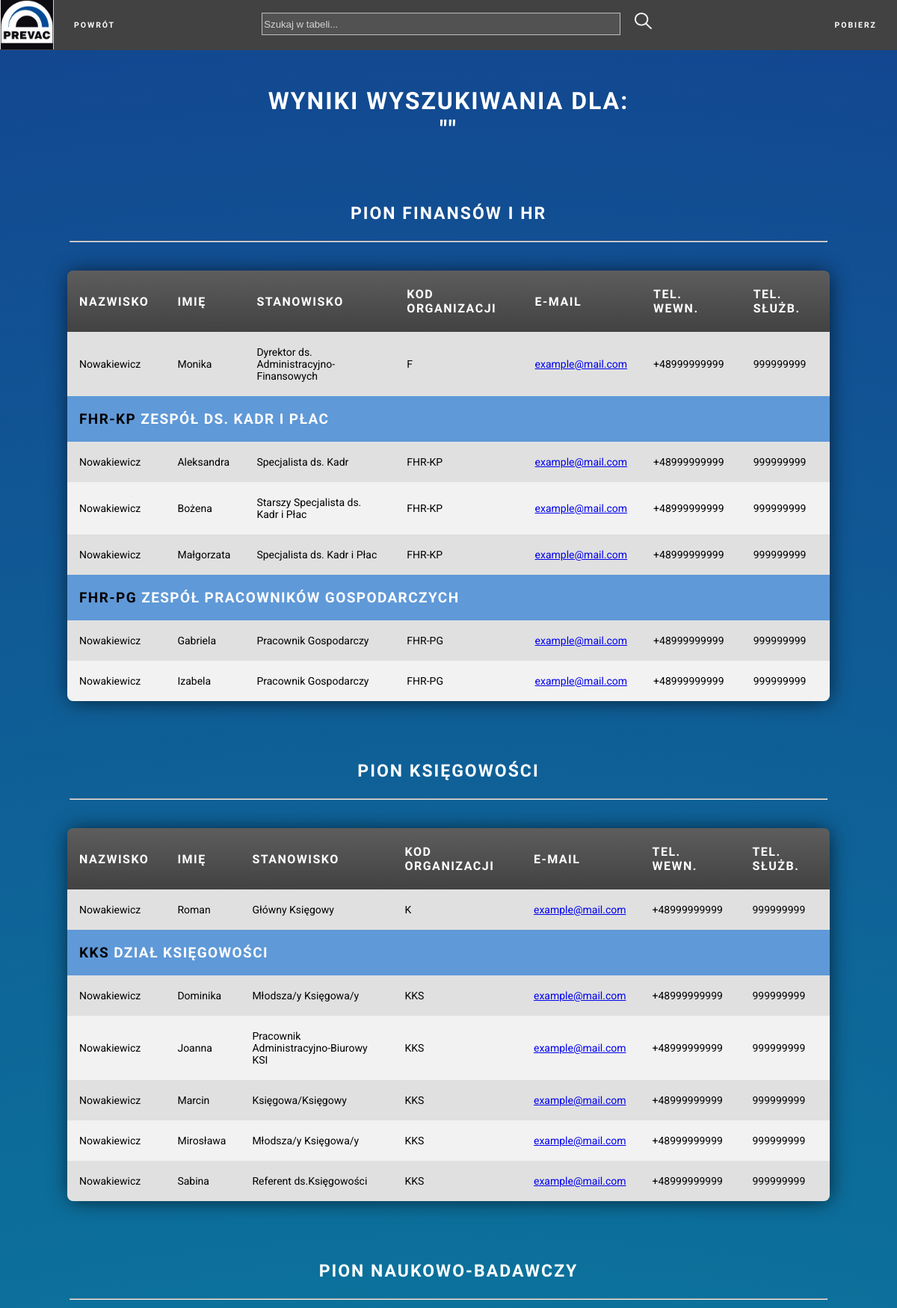
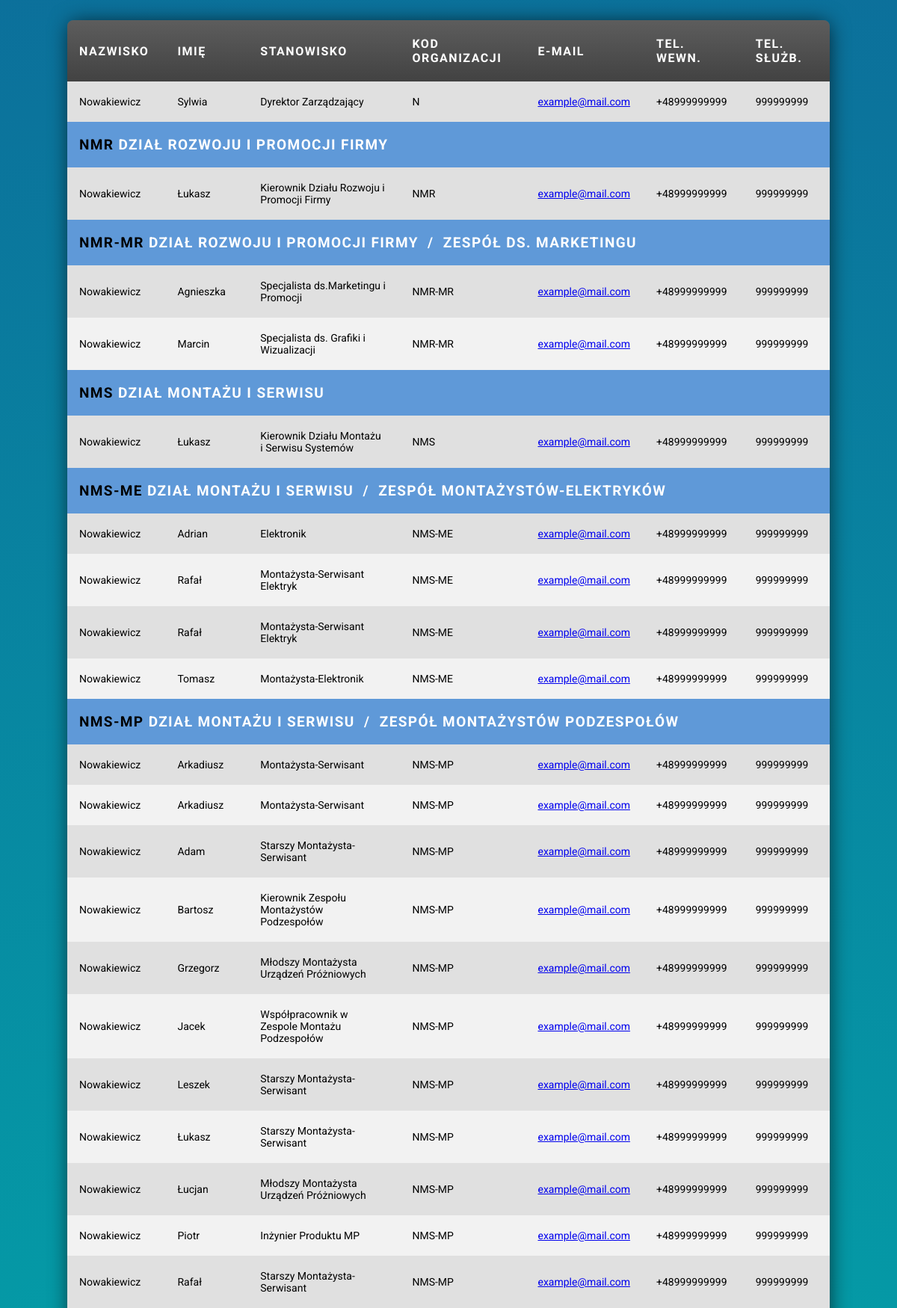
The page /search_result.php (upper part) on the database its author committed (2 pictures, top to bottom).
### tables this page shows
CREATE TABLE `kontakty` (
  `Id firmy` varchar(8) DEFAULT NULL,
  `Nazwa firmy` varchar(17) DEFAULT NULL,
  `Id osoby` varchar(14) DEFAULT NULL,
  `Nr pracownika` varchar(13) DEFAULT NULL,
  `Używane wewn.` varchar(24) DEFAULT NULL,
  `Imię` varchar(10) DEFAULT NULL,
  `Nazwisko` varchar(18) DEFAULT NULL,
  `ID zawodu` varchar(9) DEFAULT NULL,
  `Zawód wykon.` varchar(60) DEFAULT NULL,
  `Stanowisko` varchar(10) DEFAULT NULL,
  `Nazwa stanowiska` varchar(53) DEFAULT NULL,
  `Kod organizacji` varchar(15) DEFAULT NULL,
  `Nazwa org.` varchar(40) DEFAULT NULL,
  `Miejsce pracy` varchar(13) DEFAULT NULL,
  `Opis lokalizacji roboczej` varchar(25) DEFAULT NULL,
  `Kategoria m-ca pracy` varchar(20) DEFAULT NULL,
  `Opis miejsca pracy` varchar(18) DEFAULT NULL,
  `ID przełożonego` varchar(16) DEFAULT NULL,
  `Przełożony` varchar(30) DEFAULT NULL,
  `Work  Phone` varchar(16) DEFAULT NULL,
  `Dom. komórkowy` varchar(14) DEFAULT NULL,
  `Dom. e-mail` varchar(24) DEFAULT NULL
);

### search_result.php (the view, shortened to what this page needs)
<!DOCTYPE html>
<html lang="pl" dir="ltr">
  <head>
    <link rel="stylesheet" href="css/style.css">
  </head>
  <body>
    <nav>
      <a href="https://www.prevac.pl/"><img id="prevac-logo" src="images/logo.jpg" alt="Logo PREVAC"></a>
      <a href="index.php"><button class="dropbtn" style="margin-right:6vw;">Powrót</button></a>
      <form action="search_result.php" method="post">
        <div class="search-input">
          <input type="search" name="s" placeholder="Szukaj w tabeli..." required>
        </div>
        <button type="submit" title="Wyszukaj" name="submit" border="0"><img id="search-ic" src="images/search-icon.png" alt="Przycisk wyszukiwania"></button>
      </form>
      <div class="dropdown-pobierz">
        <button class="dropbtn">Pobierz</button>
      </div>
    </nav>
    <br><br>
    <p style="font-size:32px;">Wyniki wyszukiwania dla:<br> "<?php echo $_POST["s"]; ?>"</p>
        <?php
          $tablica_pionów = [];
          $wyszukiwana_fraza = $_POST["s"];
          $sql = "SELECT `Kod organizacji`, `Nazwa org.` FROM kontakty
                  WHERE    (`Nazwisko` LIKE '%".$wyszukiwana_fraza."%')
                        OR (`Imię` COLLATE utf8_polish_ci LIKE '%".$wyszukiwana_fraza."%')
                        OR (`Nazwa stanowiska` COLLATE utf8_polish_ci LIKE '%".$wyszukiwana_fraza."%')
                        OR (`Nr pracownika` COLLATE utf8_polish_ci LIKE '%".$wyszukiwana_fraza."%')
                        OR (`Stanowisko` COLLATE utf8_polish_ci LIKE '%".$wyszukiwana_fraza."%')
                        OR (`Kod organizacji` COLLATE utf8_polish_ci LIKE '%".$wyszukiwana_fraza."%')
                        OR (`Nazwa org.` COLLATE utf8_polish_ci LIKE '%".$wyszukiwana_fraza."%')
                        OR (`Używane wewn.` COLLATE utf8_polish_ci LIKE '%".$wyszukiwana_fraza."%')
                        OR (`Dom. e-mail` COLLATE utf8_polish_ci LIKE '%".$wyszukiwana_fraza."%')
                        OR (`Work  Phone` COLLATE utf8_polish_ci LIKE '%".$wyszukiwana_fraza."%')
                        OR (`Dom. Komórkowy` COLLATE utf8_polish_ci LIKE '%".$wyszukiwana_fraza."%')
                  GROUP BY `Kod organizacji` ORDER BY `Kod organizacji` ASC";
          include "db_credentials.php";
          if ($wynik_sql = $mysqli -> query($sql))
          {
            $liczba_wierszy_wyniku_sql=$wynik_sql-> num_rows;
            for($i = 0; $i < $liczba_wierszy_wyniku_sql; $i++)
            {
              $wiersz = mysqli_fetch_array($wynik_sql);
              $kod_organizacji = $wiersz['Kod organizacji'];
              $zespol = $wiersz['Nazwa org.'];
              utworzTabele($kod_organizacji, $zespol);
            }
          }
          $tablica_pionów = [];
          function utworzTabele($kod_organizacji, $zespol)
          {
            global $tablica_pionów;
            global $wyszukiwana_fraza;
            $kod_pionu = substr($kod_organizacji,0,1);
            include "db_credentials.php";
            if(strlen($kod_organizacji) == 1 && !in_array($kod_pionu,$tablica_pionów))
            {
              $sql = "SELECT * FROM kontakty WHERE `Kod organizacji` = '" . $kod_organizacji . "' GROUP BY `Kod organizacji`";
              $wynik_sql = $mysqli-> query($sql);
              while($wiersz = $wynik_sql-> fetch_assoc())
              {
                  $pion = $wiersz['Nazwa org.'];
                  echo "</tbody></table>";
                  echo("<p>".$pion."</p>");
                  echo "<hr>";
                  include "table_header.php";
              }
            }
            else
            {
              if(strlen($kod_organizacji) == 3)
              {
                $sql = "SELECT * FROM kontakty WHERE `Kod organizacji` = '" . $kod_organizacji . "' GROUP BY `Kod organizacji`";
                $wynik_sql = $mysqli-> query($sql);
                while($wiersz = $wynik_sql-> fetch_assoc())
                {
                  $dzial = $wiersz['Nazwa org.'];
                  echo "<tr>";
                  echo("<td colspan='7' class='dzial-i-zespol-header'><div id='kodOrg'>" . $kod_organizacji . "</div> " . $dzial . "</td>");
                  echo "</tr>";
                }
              }
              else
              {
                $kod_dzialu = substr($kod_organizacji,0,3);
                $sql = "SELECT * FROM kontakty WHERE `Kod organizacji` = '".$kod_dzialu."' GROUP BY `Kod organizacji`";
                $wynik_sql = $mysqli-> query($sql);
                if($wynik_sql->num_rows == 0)
                {
                  echo "<tr>";
                  echo("<td colspan='7' class='dzial-i-zespol-header'><div id='kodOrg'>". $kod_organizacji ."</div> ". $zespol ."  "."</td>");
                  echo("</tr>");
                }
                else
                {
                  while($wiersz = $wynik_sql-> fetch_assoc())
                  {
                    $dzial = $wiersz['Nazwa org.'];
                    echo "<tr>";
                    echo("<td colspan='7' class='dzial-i-zespol-header'><div id='kodOrg'>". $kod_organizacji ."</div> ". $dzial ."&nbsp  / &nbsp". $zespol ."</td>");
                    echo("</tr>");
                  }
                }
              }
            }
            $sql = "SELECT *
                    FROM kontakty
                    WHERE
                            `Kod organizacji` = '".$kod_organizacji."'
                        AND ((`Nazwisko` LIKE '%".$wyszukiwana_fraza."%')
                        OR (`Imię` LIKE '%".$wyszukiwana_fraza."%')
                        OR (`Używane wewn.` LIKE '%".$wyszukiwana_fraza."%')
                        OR (`Nr pracownika` LIKE '%".$wyszukiwana_fraza."%')
                        OR (`Nazwa stanowiska` LIKE '%".$wyszukiwana_fraza."%')
                        OR (`Stanowisko` LIKE '%".$wyszukiwana_fraza."%')
                        OR (`Nazwa org.` LIKE '%".$wyszukiwana_fraza."%')
                        OR (`Kod organizacji` LIKE '%".$wyszukiwana_fraza."%')
                        OR (`Dom. e-mail` LIKE '%".$wyszukiwana_fraza."%')
                        OR (`Work  Phone` LIKE '%".$wyszukiwana_fraza."%')
                        OR (`Dom. komórkowy` LIKE '%".$wyszukiwana_fraza."%'))
                    ORDER BY `Nazwisko` ASC";
            $wynik_sql = $mysqli-> query($sql);
            $licznik = 0;
            if(!empty($wynik_sql))
            {
              if($wynik_sql-> num_rows > 0)
              {
                while($wiersz = $wynik_sql-> fetch_assoc())
                {
                  if(($licznik%2)==0)
                  {
                    echo("<tr class='light'><td>" .
                      $wiersz["Nazwisko"] ."</td><td>".
                      $wiersz["Imię"] . "</td><td>" .
                      $wiersz["Nazwa stanowiska"] . "</td><td>" .
                      $wiersz["Kod organizacji"] . "</td><td><a class='.no-link-highlight' href='mailto:".
                      $wiersz["Dom. e-mail"]."'>".$wiersz["Dom. e-mail"]."</a>" . "</td><td>" .
                      $wiersz["Work  Phone"] . "</td><td>" .
                      $wiersz["Dom. komórkowy"] . "</td></tr>");
                    $licznik++;
                  }
                  else
                  {
                    echo("<tr class='dark'><td>" .
                      $wiersz["Nazwisko"] ."</td><td>".
                      $wiersz["Imię"] . "</td><td>" .
                      $wiersz["Nazwa stanowiska"] . "</td><td>" .
                      $wiersz["Kod organizacji"] . "</td><td><a class='.no-link-highlight' href='mailto:".
                      $wiersz["Dom. e-mail"]."'>".$wiersz["Dom. e-mail"]."</a>" . "</td><td>" .
                      $wiersz["Work  Phone"] . "</td><td>" .
                      $wiersz["Dom. komórkowy"] . "</td></tr>");
                    $licznik++;
                  }
                }
              }
            }
          }
        ?>
  </body>
</html>

### table_header.php
<table class='rounded-table' cellspacing='0' style='clear:both;'>
      <thead>
        <tr>
          <th>Nazwisko</th>
          <th>Imię</th>
          <th>Stanowisko</th>
          <th>Kod Organizacji</th>
          <th>E-mail</th>
          <th>Tel. wewn.</th>
          <th>Tel. służb.</th>
        </tr>
      </thead>
      <tbody>

### css/style.css (style rules this page uses)
html, body { margin: 0; background: radial-gradient(circle, rgba(0,181,173,1) 0%, rgba(19,70,144,1) 100%); background-attachment: fixed; }
nav { width:100%; background-color: #424242; height:5.585vw; float: left; top:0vw; }
#prevac-logo { float: left; width: 6vw; height: 5.5vw; }
button { padding: 0.625vw; border: none; background: none; float:right; }
.dropbtn { transition: 0.25s; font-family: 'Work Sans', sans-serif; font-size: 0.875vw; font-weight: bold; letter-spacing: 0.162vw; text-transform: uppercase; background-color: #424242; color: white; padding: 2.26vw; border: none; float:left; }
.dropdown-pobierz { position: relative; float:right; }
form { float:left; min-width:44.1vw; min-height:4vw; margin-top:0.75vw; margin-left:8.1vw; overflow:hidden; }
.search-input input { font-size:1.25vw; background-color:#525252; border: 1.5px solid #bfbfbf; color:white; margin-top: 0.625vw; width:40vw; height:2.5vw; float:left; }
::placeholder { color: #d4d4d4; opacity: 1; }
input, input::-webkit-input-placeholder { font-size: 1.1vw; line-height: 3; }
#search-ic { width:1.875vw; height:1.875vw; float:left; }
.rounded-table { margin-left: auto; margin-right: auto; border-spacing: 0; border-radius: 8px 8px 8px 8px; width: 85%; overflow: hidden; box-shadow: 1px 1px 28px -3px rgba(0,0,0,0.75); -webkit-box-shadow: 1px 1px 28px -3px rgba(0,0,0,0.75); -moz-box-shadow: 1px 1px 28px -3px rgba(0,0,0,0.75); }
#kodOrg { color:black; display:inline; }
.dzial-i-zespol-header { color:white; text-transform: uppercase; font-style: 'Work sans'; font-weight: bold; letter-spacing: 1.4px; border:none; font-size: 19px; background-color:rgb(95, 153, 216); }
thead { height: 30px; background: rgb(66,66,66); background: linear-gradient(0deg, rgba(66,66,66,1) 0%, rgba(93,93,93,1) 100%); border-top-left-radius: 5px; font-family: 'Work Sans', sans-serif; font-size: 16px; color: white; text-align: left; text-transform: uppercase; letter-spacing: 1.5px; border-collapse: collapse; margin:0; }
th { padding:22px; padding-left:16px; }
tbody { font-family: 'Roboto', sans-serif; font-size:14px; }
td { padding:19px; padding-left:16px; }
tr { transition: 0.15s; }
.light { background-color: #e0e0e0; }
.dark { background-color:#f2f2f2; }
p { margin-top:80px; text-align: center; font-family: 'Work Sans', sans-serif; font-size: 23px; font-weight: bold; color: white; letter-spacing: 2px; text-transform: uppercase; }
hr { width:84.3%; margin-bottom:38px; }

### rows shown on the page
kontakty: Nazwisko "Nowakiewicz", Imię "Monika", Nazwa stanowiska "Dyrektor ds. Administracyjno-Finansowych", Kod organizacji "F", value "example@mail.com", Work  Phone "+48999999999", value "999999999"
kontakty: Nazwisko "Nowakiewicz", Imię "Aleksandra", Nazwa stanowiska "Specjalista ds. Kadr", Kod organizacji "FHR-KP", value "example@mail.com", Work  Phone "+48999999999", value "999999999"
kontakty: Nazwisko "Nowakiewicz", Imię "Bożena", Nazwa stanowiska "Starszy Specjalista ds. Kadr i Płac", Kod organizacji "FHR-KP", value "example@mail.com", Work  Phone "+48999999999", value "999999999"
kontakty: Nazwisko "Nowakiewicz", Imię "Małgorzata", Nazwa stanowiska "Specjalista ds. Kadr i Płac", Kod organizacji "FHR-KP", value "example@mail.com", Work  Phone "+48999999999", value "999999999"
kontakty: Nazwisko "Nowakiewicz", Imię "Gabriela", Nazwa stanowiska "Pracownik Gospodarczy", Kod organizacji "FHR-PG", value "example@mail.com", Work  Phone "+48999999999", value "999999999"
kontakty: Nazwisko "Nowakiewicz", Imię "Izabela", Nazwa stanowiska "Pracownik Gospodarczy", Kod organizacji "FHR-PG", value "example@mail.com", Work  Phone "+48999999999", value "999999999"
kontakty: Nazwisko "Nowakiewicz", Imię "Roman", Nazwa stanowiska "Główny Księgowy", Kod organizacji "K", value "example@mail.com", Work  Phone "+48999999999", value "999999999"
kontakty: Nazwisko "Nowakiewicz", Imię "Dominika", Nazwa stanowiska "Młodsza/y Księgowa/y", Kod organizacji "KKS", value "example@mail.com", Work  Phone "+48999999999", value "999999999"
kontakty: Nazwisko "Nowakiewicz", Imię "Joanna", Nazwa stanowiska "Pracownik Administracyjno-Biurowy KSI", Kod organizacji "KKS", value "example@mail.com", Work  Phone "+48999999999", value "999999999"
kontakty: Nazwisko "Nowakiewicz", Imię "Marcin", Nazwa stanowiska "Księgowa/Księgowy", Kod organizacji "KKS", value "example@mail.com", Work  Phone "+48999999999", value "999999999"
kontakty: Nazwisko "Nowakiewicz", Imię "Mirosława", Nazwa stanowiska "Młodsza/y Księgowa/y", Kod organizacji "KKS", value "example@mail.com", Work  Phone "+48999999999", value "999999999"
kontakty: Nazwisko "Nowakiewicz", Imię "Sabina", Nazwa stanowiska "Referent ds.Księgowości", Kod organizacji "KKS", value "example@mail.com", Work  Phone "+48999999999", value "999999999"
kontakty: Nazwisko "Nowakiewicz", Imię "Sylwia", Nazwa stanowiska "Dyrektor Zarządzający", Kod organizacji "N", value "example@mail.com", Work  Phone "+48999999999", value "999999999"
kontakty: Nazwisko "Nowakiewicz", Imię "Łukasz", Nazwa stanowiska "Kierownik Działu Rozwoju i Promocji Firmy", Kod organizacji "NMR", value "example@mail.com", Work  Phone "+48999999999", value "999999999"
kontakty: Nazwisko "Nowakiewicz", Imię "Agnieszka", Nazwa stanowiska "Specjalista ds.Marketingu i Promocji", Kod organizacji "NMR-MR", value "example@mail.com", Work  Phone "+48999999999", value "999999999"
kontakty: Nazwisko "Nowakiewicz", Imię "Marcin", Nazwa stanowiska "Specjalista ds. Grafiki i Wizualizacji", Kod organizacji "NMR-MR", value "example@mail.com", Work  Phone "+48999999999", value "999999999"
kontakty: Nazwisko "Nowakiewicz", Imię "Łukasz", Nazwa stanowiska "Kierownik Działu Montażu i Serwisu Systemów", Kod organizacji "NMS", value "example@mail.com", Work  Phone "+48999999999", value "999999999"
kontakty: Nazwisko "Nowakiewicz", Imię "Adrian", Nazwa stanowiska "Elektronik", Kod organizacji "NMS-ME", value "example@mail.com", Work  Phone "+48999999999", value "999999999"
kontakty: Nazwisko "Nowakiewicz", Imię "Rafał", Nazwa stanowiska "Montażysta-Serwisant Elektryk", Kod organizacji "NMS-ME", value "example@mail.com", Work  Phone "+48999999999", value "999999999"
kontakty: Nazwisko "Nowakiewicz", Imię "Rafał", Nazwa stanowiska "Montażysta-Serwisant Elektryk", Kod organizacji "NMS-ME", value "example@mail.com", Work  Phone "+48999999999", value "999999999"
kontakty: Nazwisko "Nowakiewicz", Imię "Tomasz", Nazwa stanowiska "Montażysta-Elektronik", Kod organizacji "NMS-ME", value "example@mail.com", Work  Phone "+48999999999", value "999999999"
kontakty: Nazwisko "Nowakiewicz", Imię "Arkadiusz", Nazwa stanowiska "Montażysta-Serwisant", Kod organizacji "NMS-MP", value "example@mail.com", Work  Phone "+48999999999", value "999999999"
kontakty: Nazwisko "Nowakiewicz", Imię "Arkadiusz", Nazwa stanowiska "Montażysta-Serwisant", Kod organizacji "NMS-MP", value "example@mail.com", Work  Phone "+48999999999", value "999999999"
kontakty: Nazwisko "Nowakiewicz", Imię "Adam", Nazwa stanowiska "Starszy Montażysta-Serwisant", Kod organizacji "NMS-MP", value "example@mail.com", Work  Phone "+48999999999", value "999999999"
kontakty: Nazwisko "Nowakiewicz", Imię "Bartosz", Nazwa stanowiska "Kierownik Zespołu Montażystów Podzespołów", Kod organizacji "NMS-MP", value "example@mail.com", Work  Phone "+48999999999", value "999999999"
kontakty: Nazwisko "Nowakiewicz", Imię "Grzegorz", Nazwa stanowiska "Młodszy Montażysta Urządzeń Próżniowych", Kod organizacji "NMS-MP", value "example@mail.com", Work  Phone "+48999999999", value "999999999"
kontakty: Nazwisko "Nowakiewicz", Imię "Jacek", Nazwa stanowiska "Współpracownik w Zespole Montażu Podzespołów", Kod organizacji "NMS-MP", value "example@mail.com", Work  Phone "+48999999999", value "999999999"
kontakty: Nazwisko "Nowakiewicz", Imię "Leszek", Nazwa stanowiska "Starszy Montażysta-Serwisant", Kod organizacji "NMS-MP", value "example@mail.com", Work  Phone "+48999999999", value "999999999"
kontakty: Nazwisko "Nowakiewicz", Imię "Łukasz", Nazwa stanowiska "Starszy Montażysta-Serwisant", Kod organizacji "NMS-MP", value "example@mail.com", Work  Phone "+48999999999", value "999999999"
kontakty: Nazwisko "Nowakiewicz", Imię "Łucjan", Nazwa stanowiska "Młodszy Montażysta Urządzeń Próżniowych", Kod organizacji "NMS-MP", value "example@mail.com", Work  Phone "+48999999999", value "999999999"
kontakty: Nazwisko "Nowakiewicz", Imię "Piotr", Nazwa stanowiska "Inżynier Produktu MP", Kod organizacji "NMS-MP", value "example@mail.com", Work  Phone "+48999999999", value "999999999"
kontakty: Nazwisko "Nowakiewicz", Imię "Rafał", Nazwa stanowiska "Starszy Montażysta-Serwisant", Kod organizacji "NMS-MP", value "example@mail.com", Work  Phone "+48999999999", value "999999999"

### other values the page prints
$pion "PION FINANSÓW I HR"
$kod_organizacji "FHR-KP"
$zespol "ZESPÓŁ DS. KADR I PŁAC"
$kod_organizacji "FHR-PG"
$zespol "ZESPÓŁ PRACOWNIKÓW GOSPODARCZYCH"
$pion "PION KSIĘGOWOŚCI"
$kod_organizacji "KKS"
$dzial "DZIAŁ KSIĘGOWOŚCI"
$pion "PION NAUKOWO-BADAWCZY"
$kod_organizacji "NMR"
$dzial "DZIAŁ ROZWOJU I PROMOCJI FIRMY"
$kod_organizacji "NMR-MR"
$zespol "ZESPÓŁ DS. MARKETINGU"
$kod_organizacji "NMS"
$dzial "DZIAŁ MONTAŻU I SERWISU"
